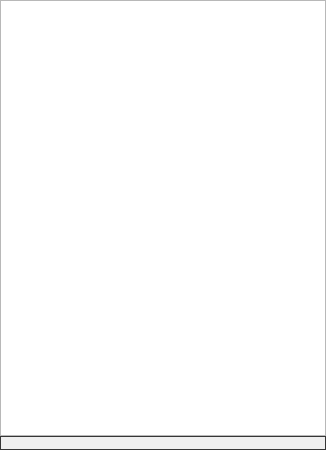
<?xml version="1.0" encoding="UTF-8"?>
<ui version="4.0">
 <class>ConnectionsWidget</class>
 <widget class="QWidget" name="ConnectionsWidget">
  <property name="geometry">
   <rect>
    <x>0</x>
    <y>0</y>
    <width>326</width>
    <height>450</height>
   </rect>
  </property>
  <property name="sizePolicy">
   <sizepolicy hsizetype="Preferred" vsizetype="Fixed">
    <horstretch>0</horstretch>
    <verstretch>0</verstretch>
   </sizepolicy>
  </property>
  <property name="minimumSize">
   <size>
    <width>0</width>
    <height>450</height>
   </size>
  </property>
  <property name="maximumSize">
   <size>
    <width>16777215</width>
    <height>450</height>
   </size>
  </property>
  <property name="windowTitle">
   <string>Inspector Panel</string>
  </property>
  <layout class="QVBoxLayout" name="horizontalLayout_22" stretch="0,0">
   <property name="spacing">
    <number>0</number>
   </property>
   <property name="leftMargin">
    <number>0</number>
   </property>
   <property name="topMargin">
    <number>0</number>
   </property>
   <property name="rightMargin">
    <number>0</number>
   </property>
   <property name="bottomMargin">
    <number>0</number>
   </property>
   <item>
    <widget class="QConnectionListWidget" name="m_pConnectionList">
     <property name="contextMenuPolicy">
      <enum>Qt::CustomContextMenu</enum>
     </property>
     <property name="editTriggers">
      <set>QAbstractItemView::NoEditTriggers</set>
     </property>
     <property name="dragDropMode">
      <enum>QAbstractItemView::DropOnly</enum>
     </property>
     <property name="selectionMode">
      <enum>QAbstractItemView::ExtendedSelection</enum>
     </property>
     <property name="iconSize">
      <size>
       <width>16</width>
       <height>16</height>
      </size>
     </property>
     <property name="sortingEnabled">
      <bool>true</bool>
     </property>
    </widget>
   </item>
   <item>
    <widget class="QFrame" name="m_pConnectionPropertiesFrame">
     <property name="sizePolicy">
      <sizepolicy hsizetype="Expanding" vsizetype="Maximum">
       <horstretch>0</horstretch>
       <verstretch>0</verstretch>
      </sizepolicy>
     </property>
     <property name="minimumSize">
      <size>
       <width>0</width>
       <height>0</height>
      </size>
     </property>
     <property name="maximumSize">
      <size>
       <width>16777215</width>
       <height>16777215</height>
      </size>
     </property>
     <property name="autoFillBackground">
      <bool>false</bool>
     </property>
     <property name="styleSheet">
      <string notr="true">#m_pConnectionPropertiesFrame { border: 1px solid #363636; }</string>
     </property>
     <property name="frameShape">
      <enum>QFrame::Box</enum>
     </property>
     <property name="frameShadow">
      <enum>QFrame::Plain</enum>
     </property>
     <layout class="QVBoxLayout" name="verticalLayout">
      <property name="spacing">
       <number>0</number>
      </property>
      <property name="leftMargin">
       <number>6</number>
      </property>
      <property name="topMargin">
       <number>6</number>
      </property>
      <property name="rightMargin">
       <number>6</number>
      </property>
      <property name="bottomMargin">
       <number>6</number>
      </property>
      <item>
       <widget class="QPropertyTree" name="m_pConnectionProperties" native="true">
        <property name="sizePolicy">
         <sizepolicy hsizetype="Preferred" vsizetype="Maximum">
          <horstretch>0</horstretch>
          <verstretch>0</verstretch>
         </sizepolicy>
        </property>
        <property name="minimumSize">
         <size>
          <width>0</width>
          <height>0</height>
         </size>
        </property>
        <property name="maximumSize">
         <size>
          <width>16777215</width>
          <height>16777215</height>
         </size>
        </property>
       </widget>
      </item>
     </layout>
    </widget>
   </item>
  </layout>
 </widget>
 <customwidgets>
  <customwidget>
   <class>QConnectionListWidget</class>
   <extends>QListWidget</extends>
   <header>QConnectionListWidget.h</header>
  </customwidget>
  <customwidget>
   <class>QPropertyTree</class>
   <extends>QWidget</extends>
   <header>QPropertyTree/QPropertyTree.h</header>
   <container>1</container>
  </customwidget>
 </customwidgets>
 <resources>
  <include location="AudioControlsEditorUI.qrc"/>
 </resources>
 <connections/>
</ui>
